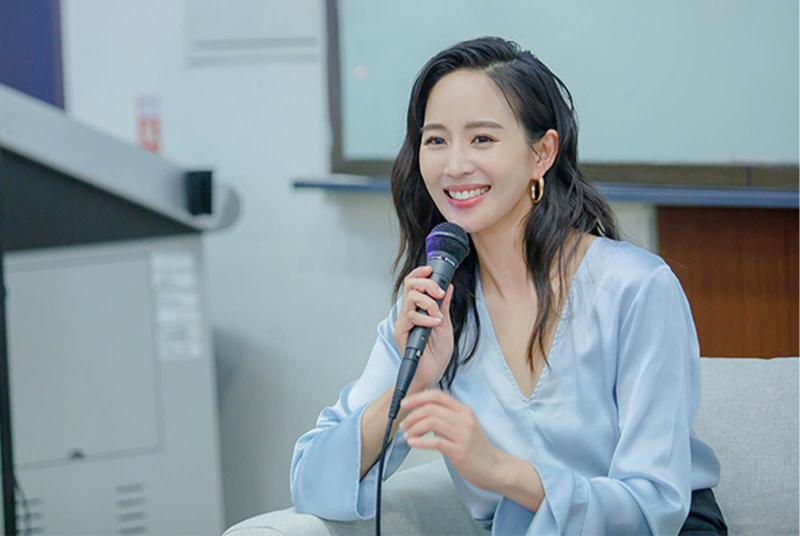
#> input picture img/test/chung/article-5e539a071a35c.jpg, 1600 x 1072 px (shown at 1/2 size); its folder holds only this picture in this run
$ jupyter execute --allow-errors evaluation2.ipynb   (older library calls are emulated)
#> lines starting #> are read from the running program, lines starting #| are printed output that depends on the picture
#> further down, img is the input picture: shape (1072, 1600, 3); mean B, G, R 161, 154.8, 139.6
### face_recognition.py
import cv2
import numpy as np
import insightface
from insightface.app import FaceAnalysis
from insightface.data import get_image as ins_get_image
from insightface.utils import DEFAULT_MP_NAME
import os
import argparse

class FaceRecognition(FaceAnalysis):
    def get_single_face(self, img):
        faces = self.get(img)
        if len(faces) > 1:
            bbox_area = []
            for face in faces:
                bbox = face["bbox"]
                bbox_area.append((bbox[2] - bbox[0]) * (bbox[3] - bbox[1]))
            result = faces[np.argmax(bbox_area)]

        elif len(faces) == 1:
            result = faces[0]

        else:
            result = None
        return result

    # [18 lines left out: function read_facebase, not called in this run]

    @staticmethod
    def similarity(vec1, vec2):
        return np.dot(vec1, vec2)

    # [16 lines left out: functions classify, classify_img, not called in this run]


    def get_single_features(self, img):
        face = self.get_single_face(img)
        if not face:
            return None
        return face.normed_embedding

    # [75 lines left out: functions draw_on, run_video, run_img, main, not called in this run]

# [2 lines that do not run on import are left out]

### evaluation2.ipynb
[cell 1]
from face_recognition import FaceRecognition
import cv2
import numpy as np
import os

[cell 2]
app = FaceRecognition()
#> (the rest of this cell did not finish here and is left out)

## Test

[cell 3]
test_path = "./img/test"
test_embedding = {}

#> (the rest of this cell did not finish here and is left out)

[cell 4]
def get_group_state(threshold, test_embedding, app):
    TP, FP, FN, TN = 0, 0, 0, 0
    for label, vecs in test_embedding.items():
        for vec in vecs:
            if vec is None:
                continue
            predicted = app.classify(vec, threshold)
            if not label.startswith("other") and predicted != "other":
                TP += 1
            elif label.startswith("other") and predicted != "other":
                FP += 1
            elif not label.startswith("other") and predicted == "other":
                FN += 1
            else:
                TN += 1
    return TP, FP, FN, TN

[cell 5]
def plot_ROC_curve(test_embedding, app, points=100):
#> called with points = 100
    import matplotlib.pyplot as plt
    thresholds = np.linspace(0, 1, points)

    precisions = []
    recalls = []
    t_pre = []
    t_rec = []
    for t in thresholds:
        TP, FP, FN, TN = get_group_state(t, test_embedding, app)
        if (TP + FP) != 0:
            precisions.append(TP / (TP + FP))
            t_pre.append(t)
        if (TP + FN) != 0:
            recalls.append(TP / (TP + FN))
            t_rec.append(t)

    fig, ax = plt.subplots()

    # Using set_dashes() to modify dashing of an existing line
    line1, = ax.plot(t_pre, precisions, label='precision')
    line1.set_dashes([2, 2, 10, 2])  # 2pt line, 2pt break, 10pt line, 2pt break

    # Using plot(..., dashes=...) to set the dashing when creating a line
    line2, = ax.plot(t_rec, recalls, label='recall')

    ax.legend()
    plt.show()
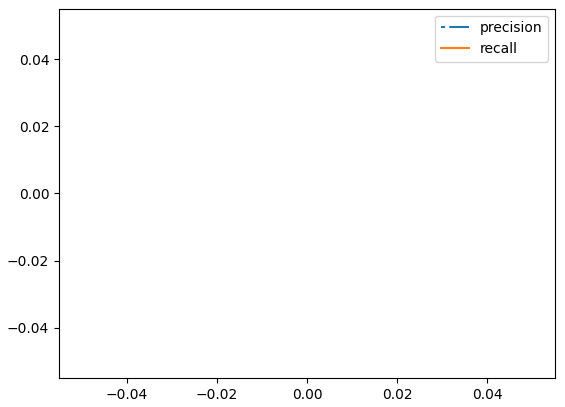
#> figure drawn by matplotlib, 1 panel
